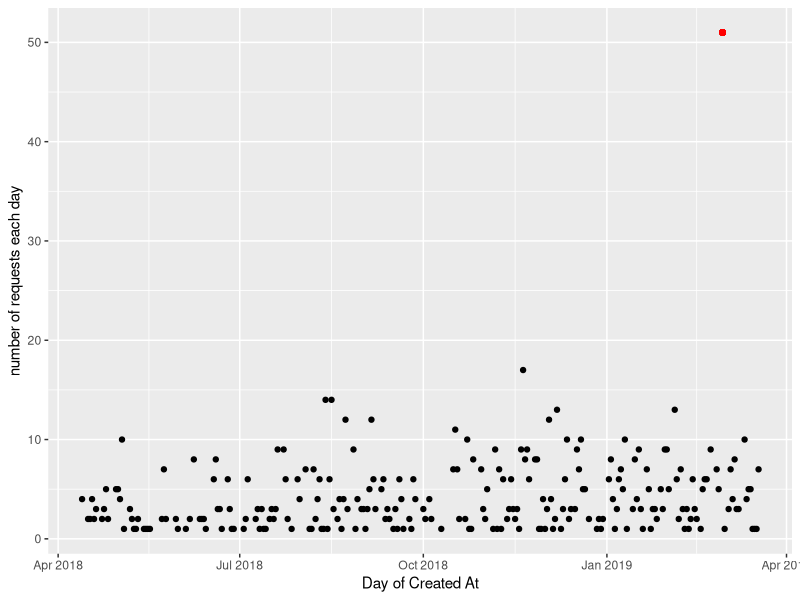
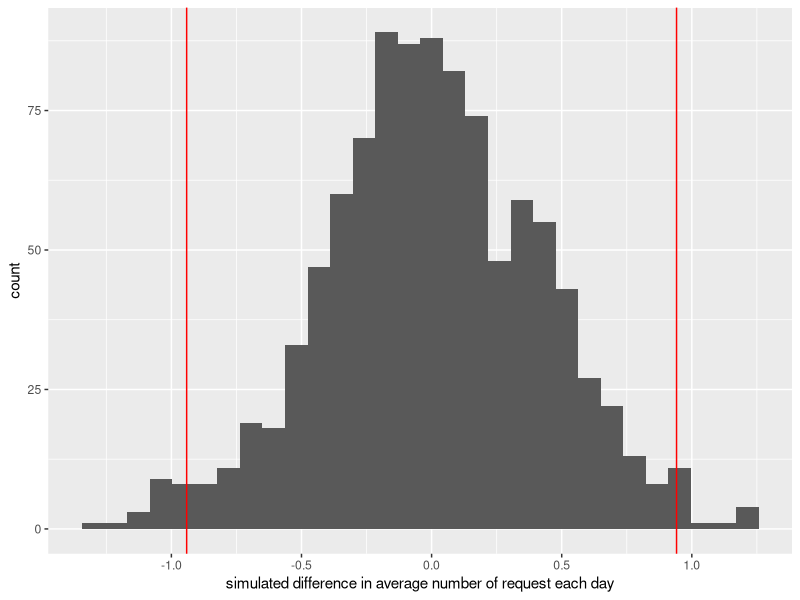
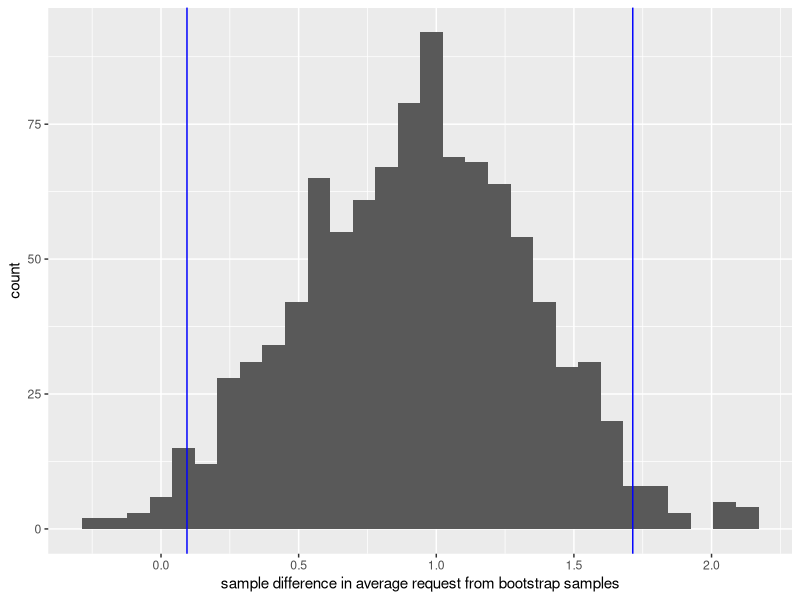
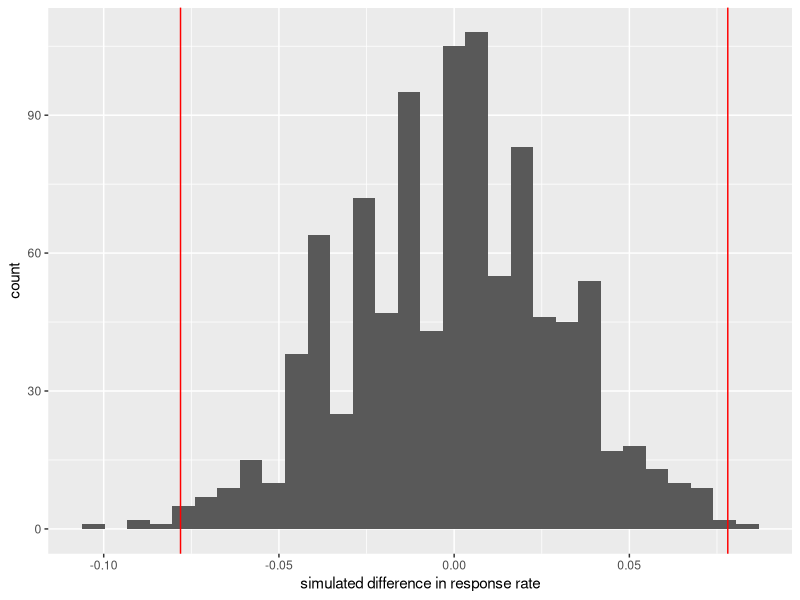
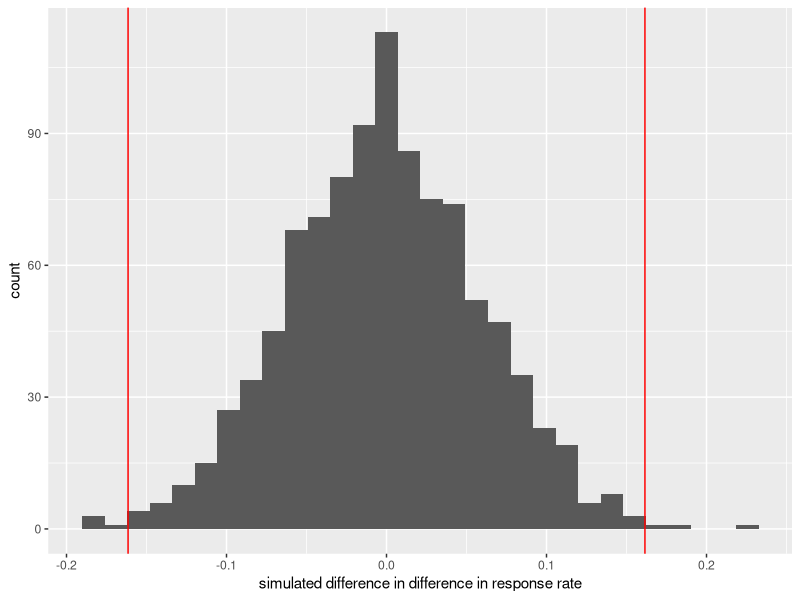
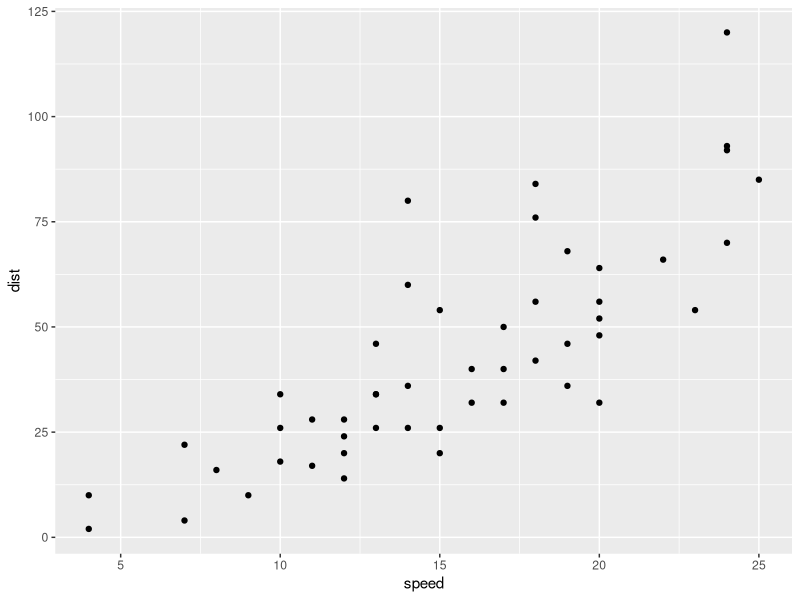
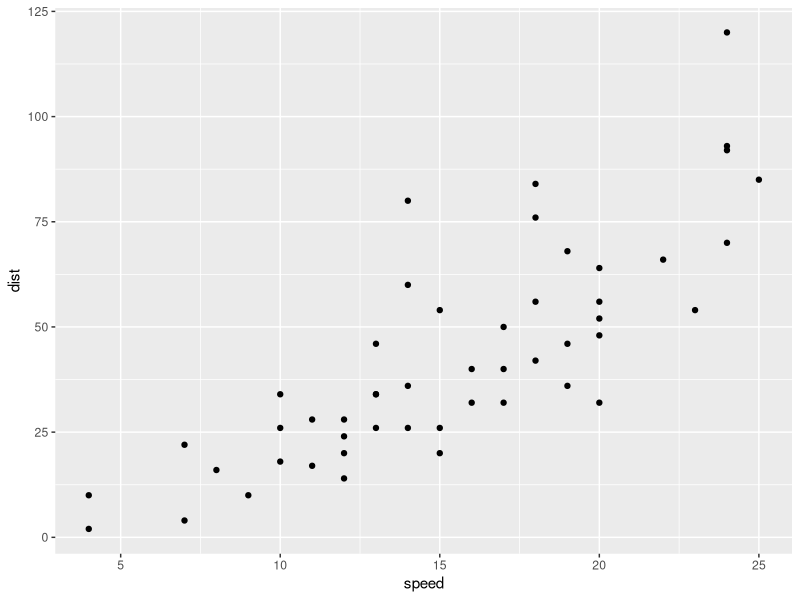

These figures' R source, in order:
## ---- chunk 1
# echo=FALSE will stop the code chunk from appearing in the knit document
# warning=FALSE and message=FALSE will stop R messages from appearing in the knit document
library(tidyverse)
library(lubridate)
library(readxl)
## ---- chunk 2
# This code chunk will run but not appear in the knit document
# Here is a sample showing you how to read in the data
requests <- read_excel("requests_Mar18_2019.xlsx")
categories <- read_excel("data/categories.xlsx")
courses <- read_excel("data/courses.xlsx")
educatoraccounts <- read_excel("data/educatoraccounts.xlsx")
employeraccounts <- read_excel("data/employeraccounts.xlsx")
projects <- read_excel("data/projects.xlsx")
studentaccounts <- read_excel("data/studentaccounts.xlsx")
teams <- read_excel("data/teams.xlsx")
## ---- chunk 3
request_type <- requests %>% 
  mutate(type=ifelse(`Actor Id` %in% educatoraccounts$Id,educatoraccounts$Type,ifelse(`Actor Id` %in% employeraccounts$Id,employeraccounts$Type,'student'))) %>%
  mutate(recipient_type=ifelse(`Recipient Id`%in% educatoraccounts$Id,educatoraccounts$Type,ifelse(`Actor Id` %in% employeraccounts$Id,employeraccounts$Type,'student'))) %>%
  mutate(`Day of Created At`=as.Date(`Day of Created At`, "%d %B, %Y")) %>%
  mutate(`Day of Updated At`=as.Date(`Day of Updated At`, "%d %B, %Y")) %>%
  mutate(`Day of Expired At`=as.Date(`Day of Expired At`, "%d %B, %Y")) %>%
  mutate(`Month of Created At`=substr(`Day of Created At`,1,7)) %>%
  filter(`Day of Created At`!='2018-04-12'&`Day of Created At`!='2018-08-30')

# filter out 2018-4-12 & 2018-8-30 because of extreme data

request_type
## ---- chunk 4
# request each day
num <- request_type %>%
  group_by(`Day of Created At`) %>%
  summarise(num=n())
# discover an outlier at 2019-02-28
num %>% ggplot(aes(x=`Day of Created At`,y=num)) + 
  geom_point() + 
  geom_point(aes(x=as.Date('2019-02-28'),y=51),color="red") +
  labs(y='number of requests each day')
num <- num %>% filter(`Day of Created At`!='2019-02-28') # filter out the outlier

num_before <- num %>%
  filter(`Day of Created At`<'2018-11-21') %>%
  summarise(mean=mean(num)) %>%
  as.numeric()
num_after <- num %>%
  filter(`Day of Created At`>='2018-11-21') %>%
  summarise(mean=mean(num)) %>%
  as.numeric()
num_diff <- num_after - num_before
num_diff

# hypothesis type
# H0: difference=0
set.seed(130)
rep <- 1000
sim <- rep(NA,rep)
for (i in 1:rep)
{
  num_ <- num %>% mutate(`Day of Created At`=sample(`Day of Created At`))
  num_before_ <- num_ %>%
    filter(`Day of Created At`<'2018-11-21') %>%
    summarise(mean=mean(num)) %>%
    as.numeric()
  num_after_ <- num_ %>%
    filter(`Day of Created At`>='2018-11-21') %>%
    summarise(mean=mean(num)) %>%
    as.numeric()
  sim[i] <- num_after_-num_before_
}
sim <- tibble(sim)
sim %>% ggplot(aes(x=sim)) + 
  geom_histogram() + 
  geom_vline(xintercept = num_diff, color="red") + 
  geom_vline(xintercept=-num_diff, color="red") +
  labs(x='simulated difference in average number of request each day')
extreme <- sim %>%
  filter(sim>=num_diff | sim<=-num_diff) %>%
  summarise(n()) %>%
  as.numeric()
p_value <- extreme/rep
p_value # p-value < 0.05
## ---- chunk 5
# bootstrap together
set.seed(130)
boot1 <- rep(NA,rep)
s <- num %>% summarise(n()) %>% as.numeric()
for (i in 1:rep)
{
  num2 <- num %>% sample_n(size=s,replace=TRUE)
  num_before2 <- num2 %>%
    filter(`Day of Created At`<'2018-11-21') %>%
    summarise(mean=mean(num)) %>%
    as.numeric()
  num_after2 <- num2 %>%
    filter(`Day of Created At`>='2018-11-21') %>%
    summarise(mean=mean(num)) %>%
    as.numeric()
  boot1[i] <- num_after2-num_before2
}
b1 <- boot1 %>% quantile(0.025) %>% as.numeric()
b2 <- boot1 %>% quantile(0.975) %>% as.numeric()
boot1 <- tibble(boot1)
boot1 %>% ggplot(aes(x=boot1)) + 
  geom_histogram() +
  geom_vline(aes(xintercept=b1),color="blue") +
  geom_vline(aes(xintercept=b2),color="blue") +
  labs(x="sample difference in average request from bootstrap samples")
boot1$boot1 %>% quantile(c(0.025,0.975)) # 95% confidence interval
## ---- chunk 6
# response rate in 14 days
response_rate <- request_type %>%
  filter(State!='pending') %>%
  mutate(response_time=`Day of Updated At`-`Day of Created At`) %>%
  mutate(rate=ifelse(response_time <= as_datetime(14),1,0))
response_rate
rate_before <- response_rate %>%
  filter(`Day of Created At`<'2018-11-21') %>%
  summarise(mean(rate)) %>%
  as.numeric()
rate_after <- response_rate %>%
  filter(`Day of Created At`>='2018-11-21') %>%
  summarise(mean(rate)) %>%
  as.numeric()
rate_diff <- rate_after - rate_before
rate_diff

# hypothesis test
# H0:rate_diff=0
set.seed(130)
sim_rate <- rep(NA,rep)
for (i in 1:rep)
{
  response_rate_ <- response_rate %>% mutate(`Day of Created At`=sample(`Day of Created At`))
  rate_before_ <- response_rate_ %>%
    filter(`Day of Created At`<'2018-11-21') %>%
    summarise(mean(rate)) %>%
    as.numeric()
  rate_after_ <- response_rate_ %>%
    filter(`Day of Created At`>='2018-11-21') %>%
    summarise(mean(rate)) %>%
    as.numeric()
  sim_rate[i] <- rate_after_ - rate_before_
}
sim_rate <- tibble(sim_rate)
sim_rate %>% ggplot(aes(x=sim_rate)) + 
  geom_histogram() + 
  geom_vline(xintercept = rate_diff, color="red") + 
  geom_vline(xintercept=-rate_diff, color="red") +
  labs(x='simulated difference in response rate')
extreme_rate <- sim_rate %>%
  filter(sim_rate>=rate_diff | sim_rate<=-rate_diff) %>%
  summarise(n()) %>%
  as.numeric()
p_value_rate <- extreme_rate/rep
p_value_rate # p-value < 0.05
## ---- chunk 7
response_rate %>% filter(recipient_type=="student")
response_rate %>% filter(recipient_type=="employer")
response_rate %>% filter(recipient_type=="professor") # observations of professors are too few to draw a conclusion
response_stu <- response_rate %>% filter(recipient_type=="student")
response_emp <- response_rate %>% filter(recipient_type=="employer")
stu_rate_before <- response_stu %>%
  filter(`Day of Created At`<'2018-11-21') %>%
  summarise(mean(rate)) %>%
  as.numeric()
stu_rate_after <- response_stu %>%
  filter(`Day of Created At`>='2018-11-21') %>%
  summarise(mean(rate)) %>%
  as.numeric()
stu_diff <- stu_rate_after - stu_rate_before
emp_rate_before <- response_emp %>%
  filter(`Day of Created At`<'2018-11-21') %>%
  summarise(mean(rate)) %>%
  as.numeric()
emp_rate_after <- response_emp %>%
  filter(`Day of Created At`>='2018-11-21') %>%
  summarise(mean(rate)) %>%
  as.numeric()
emp_diff <- emp_rate_after - emp_rate_before
type_diff <- emp_diff - stu_diff
type_diff

# hypothesis test 
# H0: type_diff=0
set.seed(130)
sim_type <- rep(NA,rep)
for (i in 1:rep)
{
  type <- response_rate %>% 
    filter(recipient_type!="professor") %>% 
    mutate(recipient_type=sample(recipient_type))
  stu_before <- type %>%
    filter(recipient_type=="student") %>%
    filter(`Day of Created At`<'2018-11-21') %>%
    summarise(mean(rate)) %>%
    as.numeric()
  stu_after <- type %>%
    filter(recipient_type=="student") %>%
    filter(`Day of Created At`>='2018-11-21') %>%
    summarise(mean(rate)) %>%
    as.numeric()
  stu <- stu_after-stu_before
  emp_before <- type %>%
    filter(recipient_type=="employer") %>%
    filter(`Day of Created At`<'2018-11-21') %>%
    summarise(mean(rate)) %>%
    as.numeric()
  emp_after <- type %>%
    filter(recipient_type=="employer") %>%
    filter(`Day of Created At`>='2018-11-21') %>%
    summarise(mean(rate)) %>%
    as.numeric()
  emp <- emp_after-emp_before
  sim_type[i] <-emp-stu
}
sim_type <- tibble(sim_type)
sim_type %>% ggplot(aes(x=sim_type)) + 
  geom_histogram() + 
  geom_vline(xintercept = type_diff, color="red") + 
  geom_vline(xintercept=-type_diff, color="red") +
  labs(x='simulated difference in difference in response rate')
extreme_type <- sim_type %>%
  filter(sim_type>=abs(type_diff) | sim_type<=-abs(type_diff)) %>%
  summarise(n()) %>%
  as.numeric()
p_value_type <- extreme_type/rep
p_value_type # p-value < 0.05
## ---- chunk 8
# student_difference
response_stu
stu_diff

# hypothesis test
# H0 stu_diff=0
sim_stu <- rep(NA,rep)
for (i in 1:rep)
{
  stu_ <- response_stu %>% mutate(`Day of Created At`=sample(`Day of Created At`))
  s_before_ <- stu_ %>%
    filter(`Day of Created At`<'2018-11-21') %>%
    summarise(mean(rate)) %>%
    as.numeric()
  s_after_ <- stu_ %>%
    filter(`Day of Created At`>='2018-11-21') %>%
    summarise(mean(rate)) %>%
    as.numeric()
  sim_stu[i] <- s_after_ - s_before_
}
## ---- chunk 9
ggplot(cars, aes(x=speed, y=dist)) + geom_point()
## ---- chunk 10
ggplot(cars, aes(x=speed, y=dist)) + geom_point()
